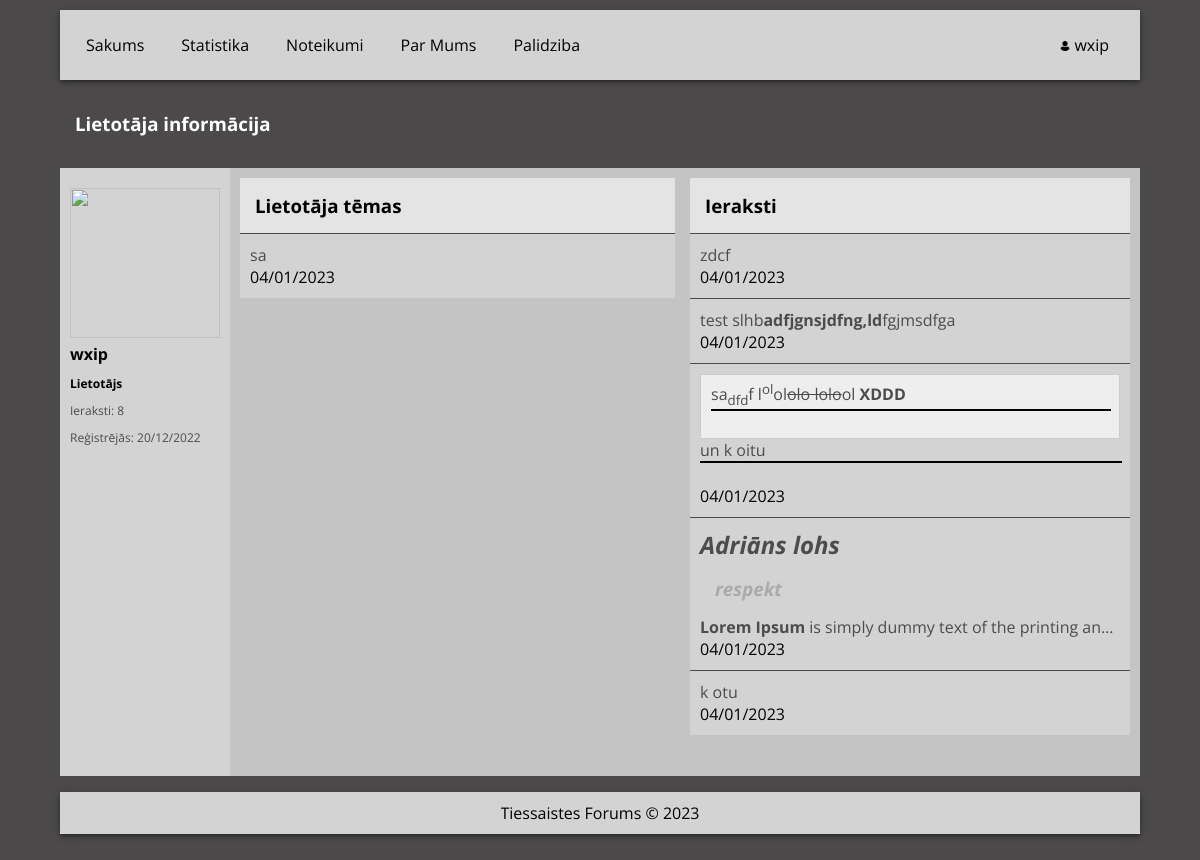
The app's page /lietotajs.php?id=1 (signed in) with its own data.
### tables this page shows
CREATE TABLE `cms_accounts` (
  `id` int(11) NOT NULL,
  `name` varchar(256) NOT NULL,
  `email` varchar(256) NOT NULL,
  `password` varchar(256) NOT NULL,
  `created_at` datetime NOT NULL DEFAULT current_timestamp(),
  `group` int(11) NOT NULL DEFAULT 0
);

CREATE TABLE `cms_topics` (
  `id` int(11) NOT NULL,
  `name` varchar(255) NOT NULL,
  `author` int(11) NOT NULL,
  `posted_at` timestamp NOT NULL DEFAULT current_timestamp(),
  `edited_at` timestamp NOT NULL DEFAULT current_timestamp() ON UPDATE current_timestamp(),
  `parent_cat` int(11) NOT NULL
);

CREATE TABLE `cms_posts` (
  `id` int(11) NOT NULL,
  `content` text NOT NULL,
  `author` int(11) NOT NULL,
  `posted_at` timestamp NOT NULL DEFAULT current_timestamp(),
  `edited_at` timestamp NOT NULL DEFAULT current_timestamp() ON UPDATE current_timestamp(),
  `topic` int(11) NOT NULL
);

### inc/db.php (called while the page is built, shortened)
<?php
$user = 'root';
?>

### lietotajs.php (the view, shortened to what this page needs)
<?php
include_once("./inc/utils.php");
include_once("./inc/db.php");
?>
<!DOCTYPE html>
<html lang="lv">
<head>
    <link href="./assets/style.css" rel="stylesheet" />
</head>
<body>
<div class="post-container">
    <?php
    include iegutUrl() . "/inc/header.php";
    $id = test_input($_GET["id"]);
    $query = "SELECT * FROM `cms_accounts` WHERE `id`=$id";
    $result = $conn->query($query);
    $user = mysqli_fetch_array($result);
    ?>
    <div class="item large">
        <h3 class="button-text">Lietotāja informācija</h3>
    </div>
    <div class="post-item2">
        <div class="post-row">
            <?php
            $ierakstiSql = "SELECT COUNT(*) FROM `cms_posts` WHERE `author`='" . $user["id"] . "'";
            $ierakstiQuery = $conn->query($ierakstiSql);
            $ierakstuSkaits = mysqli_fetch_array($ierakstiQuery);
            ?>
            <p class="center"><?php echo $user["title"]; ?></p>
            <img src="<?php echo iegutUrl(); ?>/lietotaju_bildes/<?php echo $user['id']; ?>.png">
            <h3><?php echo getUserName($user["id"]); ?></h3>
            <p><?php echo getUserGroup($user["id"], true); ?></p>
            <p>Ieraksti: <?php echo $ierakstuSkaits[0]; ?></p>
            <p>Reģistrējās: <?php echo laikuAtpakal($user["created_at"]); ?></p>
        </div>
    </div>
    <div class="post-item2">
        <div class="profile-container">
            <div class="item bg-white">
                <h3>Lietotāja tēmas</h3>
                <?php
                $query1 = "SELECT * FROM `cms_topics` WHERE `author`=" . $user["id"] . " ORDER BY `posted_at` DESC LIMIT 5;";
                $result1 = $conn->query($query1);
                if ($result1->num_rows >= 1) {
                    while ($row2 = mysqli_fetch_array($result1)) {
                        ?>
                        <div class="profile-item">
                            <a href="<?php echo iegutUrl() . "/view_topic.php?id=" . $row2["id"]; ?>"><?php echo $row2["name"]; ?></a>
                            <p><?php echo laikuAtpakal($row2["posted_at"]); ?></p>
                        </div>
                        <?php
                    }
                } else {
                    ?>
                    <div class="profile-item">
                        Lietotājs nav izveidojis nevienu tēmu
                    </div>
                    <?php
                }
                ?>
            </div>
            <div class="item bg-white">
                <h3>Ieraksti</h3>
                <?php
                $query2 = "SELECT * FROM `cms_posts` WHERE `author`=" . $user["id"] . " ORDER BY `posted_at` LIMIT 5;";
                $result2 = $conn->query($query2);
                if ($result2->num_rows >= 1) {
                    while ($row2 = mysqli_fetch_array($result2)) {
                        ?>
                        <div class="profile-item">
                            <a href="<?php echo iegutUrl() . "/view_topic.php?id=" . $row2["topic"] . "#{$row2['id']}"; ?>">
                                <?php echo $row2["content"]; ?>
                            </a>
                            <p><?php echo laikuAtpakal($row2["posted_at"]); ?></p>
                        </div>
                        <?php
                    }
                } else {
                    ?>
                    <div class="profile-item">
                        Lietotājs nav izveidojis nevienu ierakstu
                    </div>
                    <?php
                }
                ?>
            </div>
        </div>
    </div>
    <?php include iegutUrl() . "/inc/footer.php"; ?>
</div>
</body>
</html>

### inc/header.php (shortened to what this page needs)
<?php
include_once("utils.php");
?>
<div class="item large box">
    <ul>
        <li class="li-left"><a <?php echo isActive("index.php"); ?> href="<?php echo iegutUrl() ?>/index.php">Sakums</a></li>
        <li class="li-left"><a <?php echo isActive("statistika.php"); ?> href="<?php echo iegutUrl() ?>/statistika.php">Statistika</a></li>
        <li class="li-left"><a <?php echo isActive("view_topic.php?id=24"); ?> href="<?php echo iegutUrl() ?>/view_topic.php?id=24">Noteikumi</a></li>
        <li class="li-left"><a <?php echo isActive("par_mums.php"); ?> href="<?php echo iegutUrl() ?>/par_mums.php">Par Mums</a></li>
        <li class="li-left"><a <?php echo isActive("view_category.php?id=8"); ?> href="<?php echo iegutUrl() ?>/view_category.php?id=8">Palidziba</a></li>
    </ul>
    <ul>
        <li class="li-right">
            <?php
            if (isset($_SESSION["data"])) {
                ?>
                <div class="dropdown">
                    <a>
                        <img width="10" height="10" src="assets/user.png" />
                        <span><?php echo $_SESSION["data"]["name"]; ?></span>
                    </a>
                </div>
                <?php
            } else {
                ?>
                <a href="<?php echo iegutUrl() ?>/login.php">Ielogoties</a>
                <?php
            }
            ?>
        </li>
    </ul>
</div>

### inc/utils.php (shortened to what this page needs)
<?php
function iegutUrl(): string
{
    return ".";
}
function test_input($data)
{
    $data = trim($data);
    $data = stripslashes($data);
    $data = htmlspecialchars($data);
    return $data;
}
function isActive(string $scriptName)
{
    return (str_contains(basename($_SERVER['REQUEST_URI']), $scriptName)) ? "class='active'" : "";
}
function laikuAtpakal($time_ago)
{
    $input = new DateTime($time_ago);
	$today = new DateTime("today");
	$match_date = DateTime::createFromFormat( "Y-m-d H:i:s", $time_ago );
	$match_date->setTime( 0, 0, 0 );
	$diff = $today->diff( $match_date );
	$diffDays = (integer)$diff->format( "%R%a" );
    $kad = match ($diffDays) {
        0 => "Šodien, " . $input->format("H:i"),
        -1 => "Vakar, " . $input->format("H:i"),
        default => $match_date->format("d/m/Y"),
    };
	return $kad;
}
function getUserGroup(int $userId, bool $color = false)
{
    include("db.php");
    $query = "SELECT * FROM `cms_accounts` WHERE `id`='$userId';";
    $result = $conn->query($query);
    $fetch = mysqli_fetch_array($result);
    switch ($fetch["group"]) {
        case 0:
            return ($color) ? "<font color='black'><b>Lietotājs</b></font>" : "Lietotājs";
    }
}
function getUserName(int $userId) {
    include("db.php");
    $query = "SELECT * FROM `cms_accounts` WHERE `id`='$userId';";
    $result = $conn->query($query);
    $fetch = mysqli_fetch_array($result);
    $group = $fetch["group"];
    return "<font color='black'><b>" . $fetch['name'] . "</b></font>";
}

### inc/footer.php
<div class="item large box" style="justify-content: center;">
    <p>Tiessaistes Forums © 2023</p>
</div>

### assets/style.css (style rules this page uses)
* { margin: 0; padding: 0; }
body { background-color: #4b4949; }
a { text-decoration: none; color: #4c4c4c; }
.item { display: flex; height: fit-content; flex-wrap: wrap; color: black; font-size: 16px; font-family: "Open Sans", sans-serif; margin-bottom: 1em; justify-content: space-between; }
.item p { margin-top: auto; margin-bottom: auto; text-overflow: ellipsis; overflow: hidden; }
.item hr { border: 1px solid black; width: 100%; }
.box { box-shadow: 0 4px 5px 0 rgba(0, 0, 0, 0.14), 0 1px 10px 0 rgba(0, 0, 0, 0.12), 0 2px 4px -1px rgba(0, 0, 0, 0.4); padding: 10px; background-color: lightgray; }
.profile-container { width: 100%; height: auto; margin-bottom: 15px; display: grid; grid-template-columns: 1fr 1fr; grid-column-gap: 15px; }
.bg-white { background-color: rgb(228, 228, 228); }
.profile-container h3 { margin: 0; width: 100%; height: fit-content; padding: 15px 15px; }
.profile-item { width: 100%; height: fit-content; max-height: 200px; overflow: hidden; display: block; flex-wrap: wrap; color: black; background-color: rgb(211, 211, 211); font-size: 16px; font-family: "Open Sans", sans-serif; border-top: 1px solid #4c4c4c; padding: 10px; justify-content: space-between; display: inline-block; white-space: nowrap; max-width: 420px; overflow: hidden; text-overflow: ellipsis; }
.profile-item { z-index: auto; }
.post-container { padding: 10px; margin: 0 auto; display: grid; max-width: 1080px; grid-template-columns: auto 1fr; }
.post-container h3 { padding: 0; margin: 0; padding: 15px 15px; }
.post-item2 { display: flex; flex-wrap: wrap; color: black; background-color: rgb(196, 196, 196); font-size: 16px; font-family: "Open Sans", sans-serif; border-top: 1px solid #4c4c4c; padding: 10px; overflow: hidden; text-overflow: ellipsis; }
.post-item2:nth-child(2n) { background-color: rgb(211, 211, 211); }
.post-row p { padding: 0; padding-bottom: 10px; margin: 0; font-size: 12px; color: #4c4c4c; overflow-wrap: break-word; }
.post-row > .center { text-align: center; }
.post-row img { width: 150px; height: 150px; }
.post-row h3 { padding: 0; padding-bottom: 10px; margin: 0; font-size: 16px; color: #4c4c4c; }
ul { list-style-type: none; margin: 0; padding: 0; overflow: hidden; }
.li-left { float: left; }
.li-right { float: right; }
li a { transition: 0.15s linear; display: block; color: black; text-align: center; padding: 14px 16px; text-decoration: none; margin-right: 5px; border-radius: 5px; }
.button-text { display: block; color: white; text-align: center; padding: 14px 16px; text-decoration: none; margin-right: 5px; border-radius: 5px; }
.large { grid-column: span 2; }
.dropdown { display: block; margin-top: auto; margin-bottom: auto; }

### records on screen
cms_accounts: name "wxip", created_at "20/12/2022"
cms_topics: name "sa", posted_at "04/01/2023"
cms_posts: content "zdcf", posted_at "04/01/2023"
cms_posts: content "test slhb adfjgnsjdfng,ld fgjmsdfga", posted_at "04/01/2023"
cms_posts: content "sa dfd f l ol ol olo lolo ol XDDD un k oitu", posted_at "04/01/2023"
cms_posts: content "Adriāns lohs respekt Lorem Ipsum is simply dummy text of the printing an…", posted_at "04/01/2023"
cms_posts: content "k otu", posted_at "04/01/2023"

### other values on screen
$_SESSION["data"]["name"] "wxip"
$ierakstuSkaits[0] "8"
